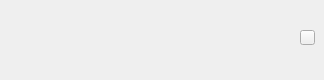
<?xml version="1.0" encoding="UTF-8"?>
<ui version="4.0">
 <class>PlayListWidget</class>
 <widget class="QWidget" name="PlayListWidget">
  <property name="geometry">
   <rect>
    <x>0</x>
    <y>0</y>
    <width>324</width>
    <height>80</height>
   </rect>
  </property>
  <property name="windowTitle">
   <string>Form</string>
  </property>
  <widget class="QLabel" name="label_image">
   <property name="geometry">
    <rect>
     <x>10</x>
     <y>0</y>
     <width>120</width>
     <height>76</height>
    </rect>
   </property>
   <property name="autoFillBackground">
    <bool>false</bool>
   </property>
   <property name="frameShape">
    <enum>QFrame::NoFrame</enum>
   </property>
   <property name="text">
    <string/>
   </property>
  </widget>
  <widget class="QLabel" name="label_filename">
   <property name="geometry">
    <rect>
     <x>138</x>
     <y>0</y>
     <width>170</width>
     <height>80</height>
    </rect>
   </property>
   <property name="styleSheet">
    <string notr="true">QLabel{
	color:rgb(255,255,255);
	background-color:transparent;
	font-family:&quot;宋体&quot;;
	font-size:17px;
}</string>
   </property>
   <property name="frameShape">
    <enum>QFrame::NoFrame</enum>
   </property>
   <property name="text">
    <string/>
   </property>
  </widget>
  <widget class="QLabel" name="label_duration">
   <property name="geometry">
    <rect>
     <x>10</x>
     <y>60</y>
     <width>80</width>
     <height>20</height>
    </rect>
   </property>
   <property name="styleSheet">
    <string notr="true">QLabel#label_duration {
    color:rgb(255,255,255);
    background-color: transparent;
    font-family: &quot;新宋体&quot;;
    font-size: 15px;
	font-weight:bold;
}</string>
   </property>
   <property name="text">
    <string/>
   </property>
  </widget>
  <widget class="QPushButton" name="btn_remove">
   <property name="geometry">
    <rect>
     <x>300</x>
     <y>30</y>
     <width>15</width>
     <height>15</height>
    </rect>
   </property>
   <property name="text">
    <string/>
   </property>
  </widget>
 </widget>
 <resources/>
 <connections/>
</ui>
